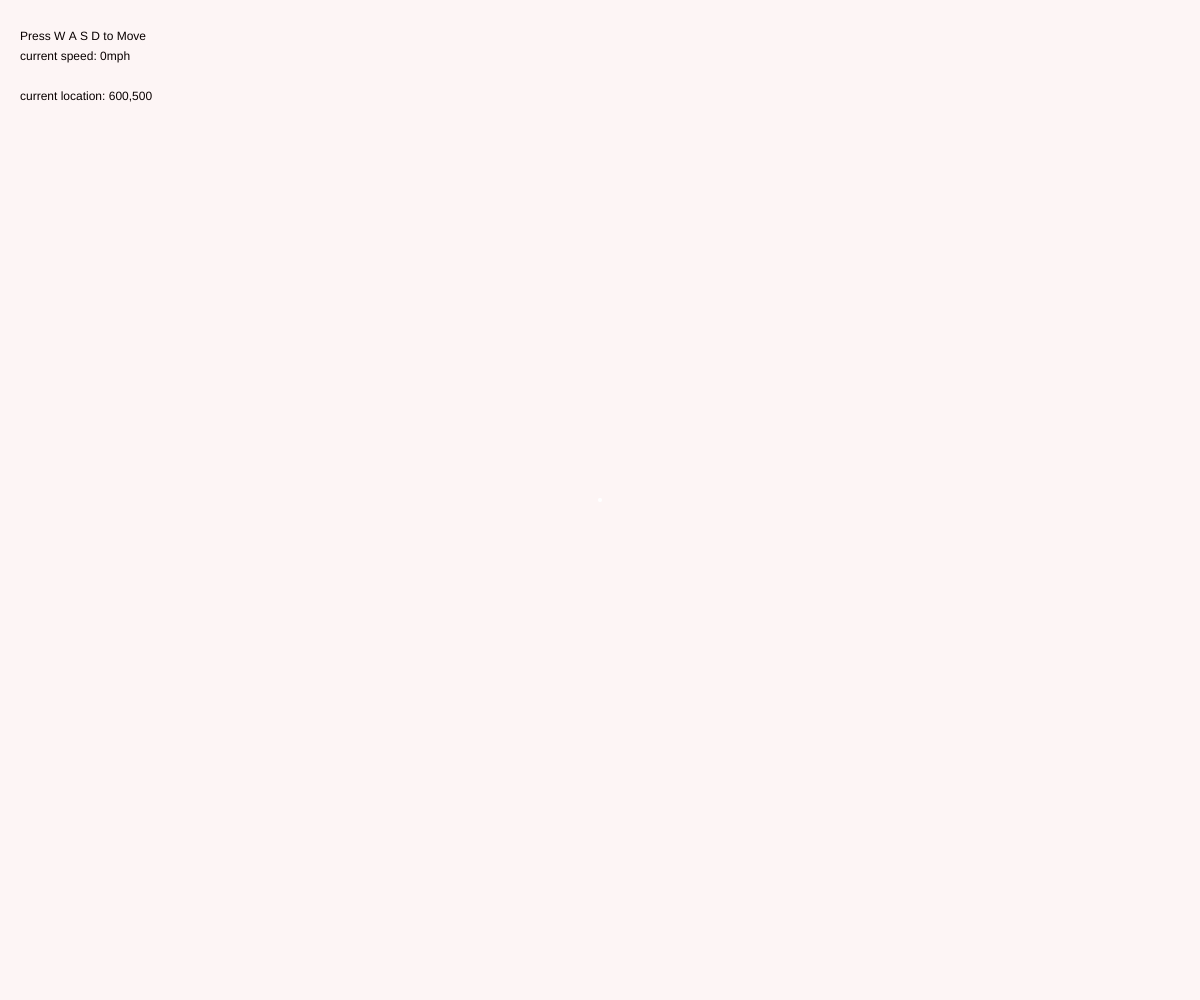
Frame 1 (no input)
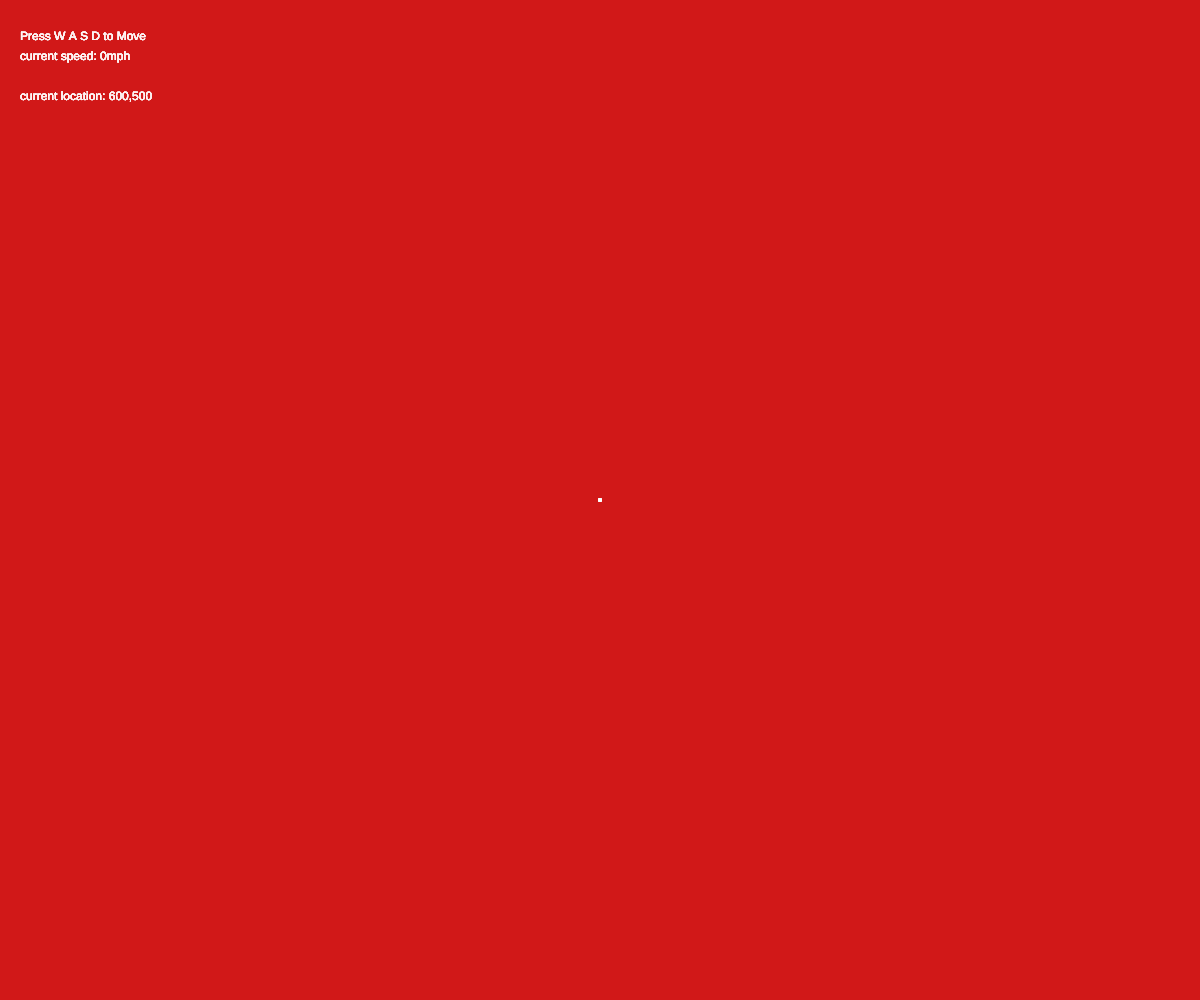
Frame 60 (no input)
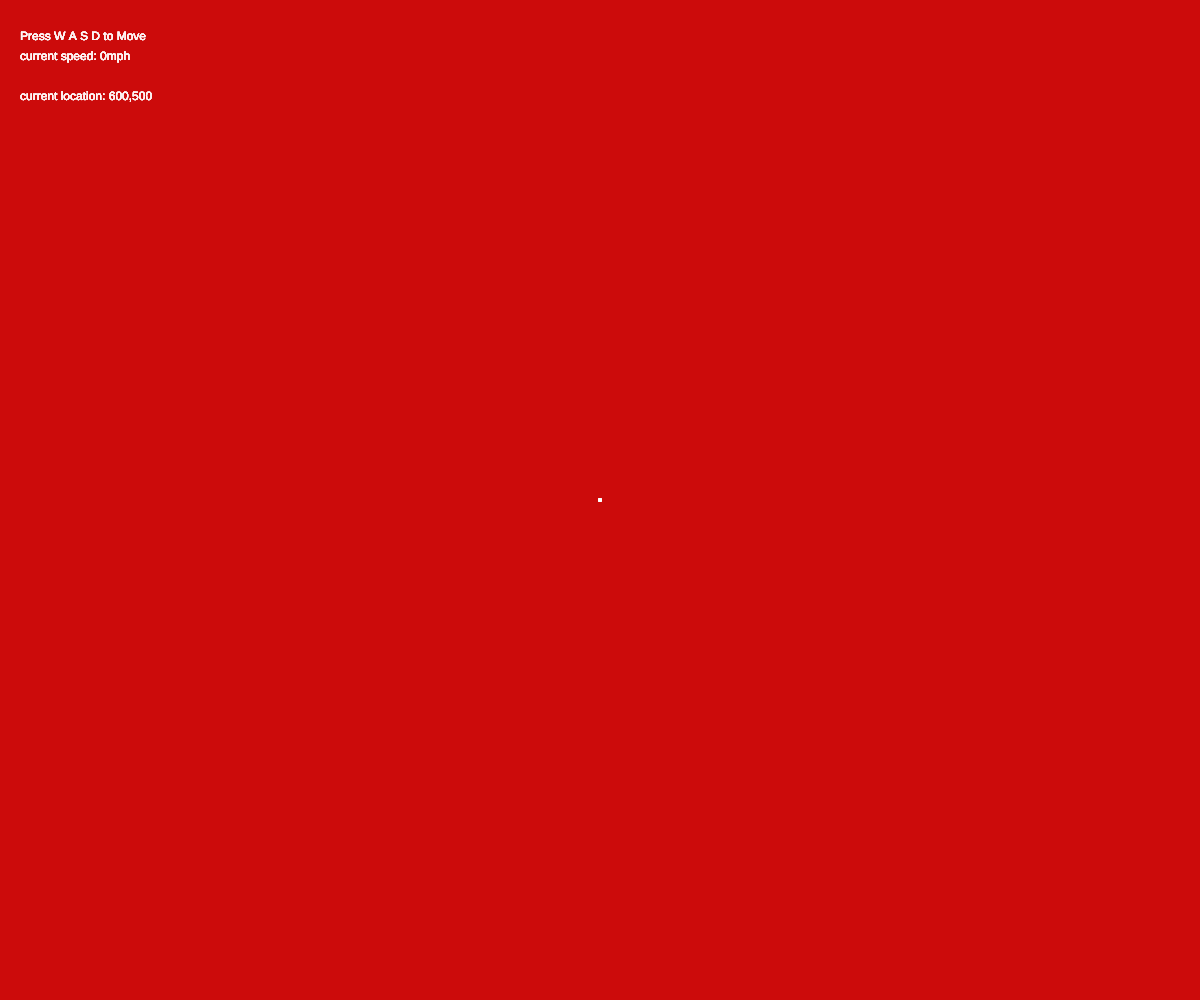
Frame 120 (the mouse pressed at the canvas centre since frame 60)

The p5.js sketch that drew these frames (run headless with seeded random() and noise() and a simulated clock; from frame 60 on, the mouse is pressed at the canvas centre):

// p5.js sketch
// ── sketch.js
var ballX;
var ballY;

var ballXSpeed = 0;
var ballYSpeed = 0;

var currentSpeed;

var radius;

function setup() {
  createCanvas(windowWidth, windowHeight);
  ballX = windowWidth/2;
  ballY = windowHeight/2;
  radius = 2;


}

function draw() {
  currentSpeed = ballXSpeed + ballYSpeed;
  if(currentSpeed < 0){
    currentSpeed *= -1;
  }
  text('Press W A S D to Move', 20, 40);
  text('current speed: '+(currentSpeed * 122.2)+'mph', 20, 60);

  text('current location: '+ballX+','+ballY, 20, 100);
  background(204, 0, 0, 10);
  display();
  wallHit();
}

function display (){
    noStroke();
    fill(255);
    ellipse(ballX,ballY, radius*2);
    ballX += ballXSpeed;
    ballY += ballYSpeed;
}

function wallHit(){
  if (ballX > width || ballX < 0){
    ballXSpeed *= -1;
  }

  if (ballY > height || ballY < 0){
    ballYSpeed *= -1;
  }
}

function keyPressed() {
  switch (keyCode){
    case 87:
    ballYSpeed = ballYSpeed - 1;
    break;

    case 83:
    ballYSpeed = ballYSpeed + 1;
    break;

    case 65:
    ballXSpeed = ballXSpeed - 1;
    break;

    case 68:
    ballXSpeed = ballXSpeed + 1;
    break;
  }
}

function mouseClicked() {

}
